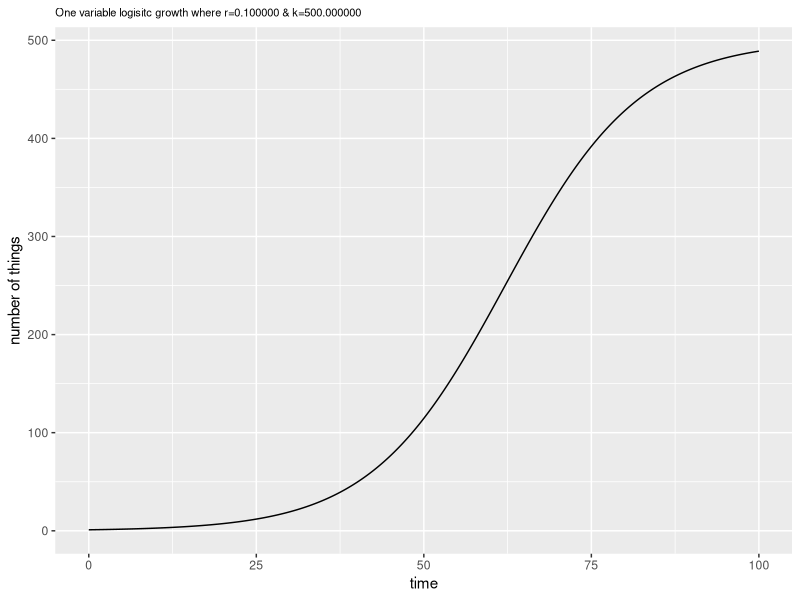

This figure's R source:
#The point of this file is to get logistic growth implemented
#as well as get a real ODE solver up and running (deSolve)

#install.packages("deSolve")
#install.packages("ggplot2")
#install.packages("reshape2")

ptm <- proc.time() #timing

library("deSolve") #ode solver
library("ggplot2") #good data vis.
library("reshape2") #data.frame reshaping

ONE_VAR <- TRUE
TWO_VAR <- FALSE
MULTI_VAR <- FALSE

cbbPalette <- c("#000000", "#E69F00", "#56B4E9",
                "#009E73", "#F0E442", "#0072B2",
                "#D55E00", "#CC79A7") #colorblind friendly colors

#setwd("~/Desktop/CobeyLab/bcell_id_pop_model/Code/basic_implementations")

if (ONE_VAR == TRUE) {
  r <- 0.1
  k <- 500
  N <- 1
  
  simple_model_params <- c(r = r, k = k)
  simple_state_val <- c(N = N)
  time <- seq(0,100,0.1)
  
  simple_log_growth <- function(t, state, params) {
    with(as.list(c(state, params)),{
      dN <- r*N*(1-(N/k))
      list(c(dN))
    })
  }
  
  out <- ode(y = simple_state_val, times = time, func = simple_log_growth, parms = simple_model_params)
  
  header <- sprintf("One variable logisitc growth where r=%f & k=%f",r,k)
  plot <- qplot(out[,'time'],out[,'N'], xlab='time',ylab='number of things', geom='line',
        main = header)
  plot <- plot + theme(plot.title = element_text(size=8))
  print(plot)
}

if (TWO_VAR == TRUE) {
  rs <- c(.1,.2)
  ks <- c(100,100)
  as <- c(0.1,0.2)
  Ns <- c(1,1)
  time <- seq(0,100,0.01)
  
  tv_params <- c(r1=rs[1],r2=rs[2],k1=ks[1],k2=ks[2],a12=as[1],a21=as[2])
  tv_state <- c(N1=Ns[1],N2=Ns[2])
  
  tv_log_compete <- function(time,state,params) {
    with(as.list(c(state, params)),{
      dN1 <- r1*N1*(1-((N1+a12*N2)/k1))
      dN2 <- r2*N2*(1-((N2+a21*N1)/k2))
      list(c(dN1,dN2))
    })
  }
  out <- ode(y=tv_state, times=time, func=tv_log_compete, parms=tv_params)
  
  df <- as.data.frame(out)
  m_df <- melt(df, id=c('time'))
  
  p <- ggplot(m_df, aes(x = time, y = value, color = variable))
  plot <- p + geom_line() + ylab("y") + ggtitle('Two Var. Growth w/ Comp.')
  plot <- plot + scale_color_manual(values=cbbPalette)
  print(plot)
}

if (MULTI_VAR == TRUE) {
  #to increase number of populations, only change params and states
  NUM_VAR = 8
  rs <- c(.11,.12,.13,.14,.15,.16,.17,.18) #r_i's
  ks <- c(100,100,100,100,100,100,100,100) #k_i's
  as <- as.matrix(read.csv("comp_matrix.csv", header=FALSE)) #imports matrix of alpha_ij's
  Ns <- c(1,1,1,1,1,1,1,1) #initial states
  time <- seq(0,100,0.01) #time vector length and granularity
  
  params <- data.frame(rs,ks,as) #each row contains set of params for ODE
  states <- Ns
  
  multivar_log_comp <- function(time,state,params) {
    odes <- rep(NA,NUM_VAR)
    for (i in 1:NUM_VAR) {
      comp_sum <- 0
      for (j in 1:NUM_VAR) { #this is actually faster than an inner product
        comp_sum <- comp_sum + params[i,2+j]*state[j] #because of class forcing
      }
      Ni <- params[i,1]*state[i]*(1-(comp_sum/params[i,2]))
      odes[i] <- Ni
    }
    return(list(odes))
  }
  
  out <- ode(y=states, times=time, func=multivar_log_comp, parms=params)
  
  df <- as.data.frame(out)
  m_df <- melt(df, id=c('time')) #turns ode output into melted data.frame
  
  p <- ggplot(m_df, aes(x = time, y = value, color = variable)) #basic plot
  plot <- p + geom_line() + ylab("y") + ggtitle('Eight Var. Growth w/ Comp.') #labels
  plot <- plot + scale_color_manual(values=cbbPalette) #better colors
  print(plot)
}

ptm2 <- proc.time()

print(ptm2 - ptm) #timing for efficiency
